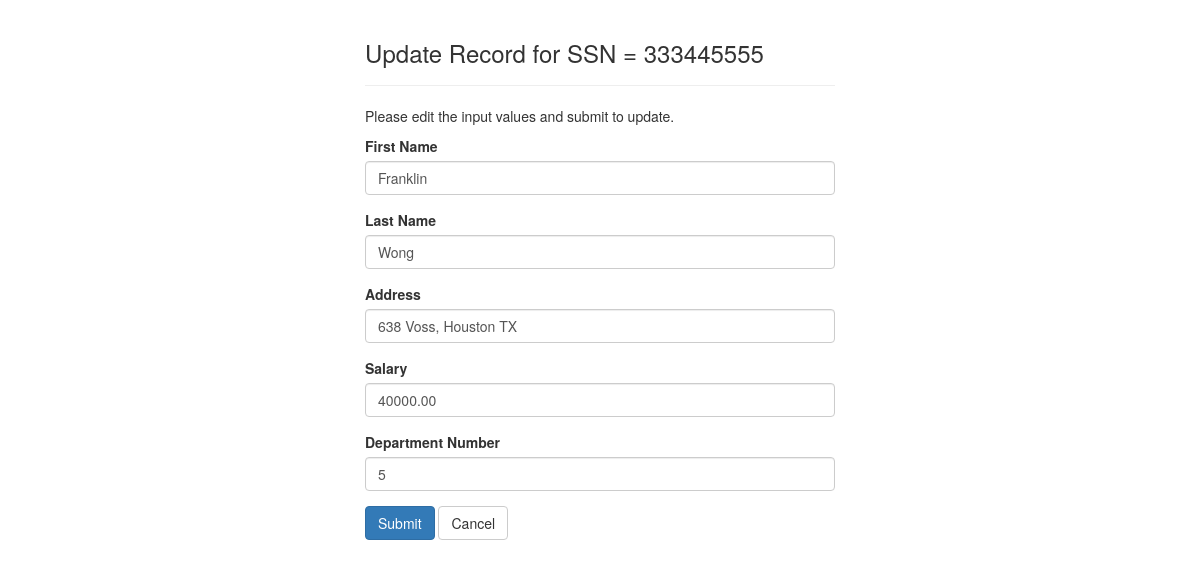
/updateEmployee.php?Ssn=333445555, run on the app's committed database.
### tables this page shows
create table EMPLOYEE (
  Fname varchar(15) not null,
  Lname varchar(15) not null,
  Ssn char(9) not null,  
  Bdate date not null,
  Address varchar(30) not null,
  Sex char(1) not null,
  Salary decimal(10,2) not null,
  Super_ssn char(9),
  Dno int(2) not null,
  constraint Fullname UNIQUE(Fname, Lname),  
  primary key (Ssn), 
  foreign key (Dno) references DEPARTMENT(Dnumber)
);

### updateEmployee.php (the view, shortened to what this page needs)
<?php
$Lname = $Fname = $Salary = $Bdate = $Address = $Sex = $Dno = $Super_ssn = "";
$Lname_err = $Fname_err = $Address_err = $Sex_err = $Salary_err = $Dno_err = "" ;
if(isset($_GET["Ssn"]) && !empty(trim($_GET["Ssn"]))){
    $sql1 = "SELECT * FROM EMPLOYEE WHERE Ssn = ?";
    if($stmt1 = mysqli_prepare($link, $sql1)){
        mysqli_stmt_bind_param($stmt1, "s", $param_Ssn);
       $param_Ssn = trim($_GET["Ssn"]);
        if(mysqli_stmt_execute($stmt1)){
            $result1 = mysqli_stmt_get_result($stmt1);
			if(mysqli_num_rows($result1) > 0){
				$row = mysqli_fetch_array($result1);
				$Lname = $row['Lname'];
				$Fname = $row['Fname'];
				$Address = $row['Address'];
				$Dno = $row['Dno'];
			}
		}
	}
}
if($_SERVER["REQUEST_METHOD"] == "POST"){
    $Ssn = $_SESSION["Ssn"];
    $Fname = trim($_POST["Fname"]);
    if(empty($Fname)){
        $Fname_err = "Please enter a first name.";
    } elseif(!filter_var($Fname, FILTER_VALIDATE_REGEXP, array("options"=>array("regexp"=>"/^[a-zA-Z\s]+$/")))){
        $Fname_err = "Please enter a valid first name.";
    }
    $Lname = trim($_POST["Lname"]);
    if(empty($Lname)){
        $Lname_err = "Please enter a last name.";
    } elseif(!filter_var($Lname, FILTER_VALIDATE_REGEXP, array("options"=>array("regexp"=>"/^[a-zA-Z\s]+$/")))){
        $Lname_err = "Please enter a valid last name.";
    }
    $Address = trim($_POST["Address"]);
    if(empty($Address)){
        $Address_err = "Please enter Address.";
    }
    $Salary = trim($_POST["Salary"]);
    if(empty($Salary)){
        $Salary_err = "Please enter salary.";
	}
    $Dno = trim($_POST["Dno"]);
    if(empty($Dno)){
        $Dno_err = "Please enter department number.";
	}
    if(empty($Fname_err) && empty($Lname_err) && empty($Address_err) && empty($Salary_err) && empty($Dno_err)){
        $sql = "UPDATE EMPLOYEE SET Fname=?, Lname=?, Address=?, Salary = ?, Dno = ? WHERE Ssn=?";
        if($stmt = mysqli_prepare($link, $sql)){
            mysqli_stmt_bind_param($stmt, "sssdis", $param_Fname, $param_Lname,$param_Address, $param_Salary,$param_Dno, $param_Ssn);
            $param_Fname = $Fname;
			$param_Lname = $Lname;
			$param_Address = $Address;
            $param_Salary = $Salary;
            $param_Dno = $Dno;
            $param_Ssn = $Ssn;
            if(mysqli_stmt_execute($stmt)){
                header("location: index.php");
                exit();
            } else{
                echo "<center><h2>Error when updating</center></h2>";
            }
        }
        mysqli_stmt_close($stmt);
    }
    mysqli_close($link);
} else {
	if(isset($_GET["Ssn"]) && !empty(trim($_GET["Ssn"]))){
		$sql1 = "SELECT * FROM EMPLOYEE WHERE Ssn = ?";
		if($stmt1 = mysqli_prepare($link, $sql1)){
			mysqli_stmt_bind_param($stmt1, "s", $param_Ssn);
			if(mysqli_stmt_execute($stmt1)){
				$result1 = mysqli_stmt_get_result($stmt1);
				if(mysqli_num_rows($result1) == 1){
					$row = mysqli_fetch_array($result1);
					$Lname = $row['Lname'];
					$Fname = $row['Fname'];
					$Salary = $row['Salary'];
					$Address = $row['Address'];
					$Dno = $row['Dno'];
				} else{
					header("location: error.php");
					exit();
				}
			} else{
				echo "Error in SSN while updating";
			}
		}
	}  else{
        header("location: error.php");
        exit();
	}
}
?>
<!DOCTYPE html>
<html lang="en">
<head>
    <link rel="stylesheet" href="https://maxcdn.bootstrapcdn.com/bootstrap/3.3.7/css/bootstrap.css">
</head>
<body>
    <div class="wrapper">
        <div class="container-fluid">
            <div class="row">
                <div class="col-md-12">
                    <div class="page-header">
                        <h3>Update Record for SSN =  <?php echo $_GET["Ssn"]; ?> </H3>
                    </div>
                    <p>Please edit the input values and submit to update.
                    <form action="<?php echo htmlspecialchars(basename($_SERVER['REQUEST_URI'])); ?>" method="post">
						<div class="form-group <?php echo (!empty($Fname_err)) ? 'has-error' : ''; ?>">
                            <label>First Name</label>
                            <input type="text" name="Fname" class="form-control" value="<?php echo $Fname; ?>">
                        </div>
						<div class="form-group <?php echo (!empty($sName_err)) ? 'has-error' : ''; ?>">
                            <label>Last Name</label>
                            <input type="text" name="Lname" class="form-control" value="<?php echo $Lname; ?>">
                        </div>
						<div class="form-group <?php echo (!empty($Address_err)) ? 'has-error' : ''; ?>">
                            <label>Address</label>
                            <input type="text" name="Address" class="form-control" value="<?php echo $Address; ?>">
                        </div>
                        <div class="form-group <?php echo (!empty($Salary_err)) ? 'has-error' : ''; ?>">
                            <label>Salary</label>
                            <input type="text" name="Salary" class="form-control" value="<?php echo $Salary; ?>">
                        </div>
						<div class="form-group <?php echo (!empty($Dno_err)) ? 'has-error' : ''; ?>">
                            <label>Department Number</label>
                            <input type="number" min="1" max="20" name="Dno" class="form-control" value="<?php echo $Dno; ?>">
                        </div>
                        <input type="submit" class="btn btn-primary" value="Submit">
                        <a href="index.php" class="btn btn-default">Cancel</a>
                    </form>
                </div>
            </div>
        </div>
    </div>
</body>
</html>

### updateEmployee.php (style rules this page uses)
.wrapper { width: 500px; margin: 0 auto; }

### data on the page
employee: Fname "Franklin", Lname "Wong", Address "638 Voss, Houston TX", Salary "40000.00", Dno "5"

### other printed values
$_GET["Ssn"] "333445555"
